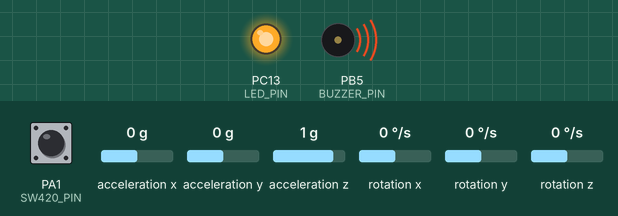
A sketch run on a simulated STM32 Black Pill. Shown: output pins drawn as LEDs (lit = HIGH), buzzer (waves = sounding, pin HIGH). Wiring (inferred from the names in the program): MPU-6050 motion sensor at I2C address 0x68. The test bench sets the inputs (shaded band); at power-on: PA1 (SW420_PIN) HIGH, acceleration x 0 g, acceleration y 0 g, acceleration z 1 g, rotation x 0 °/s, rotation y 0 °/s, rotation z 0 °/s.

Above: at 0.4 s.
Timing chart, 0 to 1.9 s (numbered marks = the images above):
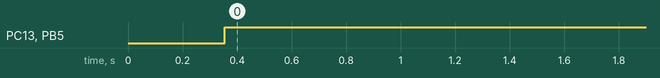

The sketch:

STM32F401CCU6_code.ino
```cpp
/*-----------------------------------------------------------
   STM32F401CCU6 (Black Pill)
   NANO-Chip Aero-Engine RT Sensor Fusion + Anomaly Detection
-------------------------------------------------------------
   Pin Assignments:
   SW-420      -> PA1
   MPU6050 SDA -> PB9
   MPU6050 SCL -> PB8
   UART TX     -> PA9  (to ESP32 GPIO16)
   UART RX     -> PA10 (from ESP32 GPIO17)
   Buzzer      -> PB5
   LED         -> PC13
-------------------------------------------------------------
   UART Packet Format (every 100 ms):
   START|ax|ay|az|gx|gy|gz|shock|END
-----------------------------------------------------------*/

#include <Wire.h>
#include <math.h>

// ===== Hardware Serial for USART1 (PA9/PA10) =====
HardwareSerial SerialSTM32(USART1);

// ===== PIN DEFINITIONS =====
#define SW420_PIN  PA1
#define LED_PIN    PC13
#define BUZZER_PIN PB5

// MPU6050 address & registers
#define MPU_ADDR 0x68
#define PWR_MGMT_1 0x6B
#define ACCEL_XOUT_H 0x3B

// MPU scales
#define ACCEL_SENS 16384.0f   // ±2g
#define GYRO_SENS 131.0f      // ±250°/s

// Debounce
#define DEBOUNCE_MS 50

// Thresholds
#define VIB_THRESHOLD 2.0f
#define GYRO_TILT_THRESHOLD 80.0f

// Sensor variables
float ax_g = 0, ay_g = 0, az_g = 0;
float gx_dps = 0, gy_dps = 0, gz_dps = 0;
float vibration_mag = 0;
int shock_state = 0;

// Debounce
int lastRawShock = 0;
int stableShock = 0;
unsigned long lastShockChange = 0;

// Packet timer
unsigned long lastSend = 0;

// ====== Setup ======
void setup() {
  pinMode(SW420_PIN, INPUT);
  pinMode(LED_PIN, OUTPUT);
  pinMode(BUZZER_PIN, OUTPUT);

  digitalWrite(LED_PIN, LOW);
  digitalWrite(BUZZER_PIN, LOW);

  // UART (PA9/PA10)
  SerialSTM32.begin(115200);

  // I2C on PB9/PB8
  Wire.setSDA(PB9);
  Wire.setSCL(PB8);
  Wire.begin();
  delay(100);

  // Wake up MPU6050
  Wire.beginTransmission(MPU_ADDR);
  Wire.write(PWR_MGMT_1);
  Wire.write(0);
  Wire.endTransmission();

  delay(200);
}

// ====== MAIN LOOP ======
void loop() {
  readMPU();
  readShock();
  computeVibration();

  bool alarm = evaluateAlarm();

  digitalWrite(BUZZER_PIN, alarm ? HIGH : LOW);
  digitalWrite(LED_PIN, alarm ? HIGH : LOW);

  if (millis() - lastSend >= 100) {
    lastSend = millis();
    sendSerialPacket();
  }

  delay(5);
}

// ====== MPU6050 ======
void readMPU() {
  Wire.beginTransmission(MPU_ADDR);
  Wire.write(ACCEL_XOUT_H);
  Wire.endTransmission(false);
  Wire.requestFrom(MPU_ADDR, 14);

  if (Wire.available() < 14) return;

  int16_t ax = (Wire.read() << 8) | Wire.read();
  int16_t ay = (Wire.read() << 8) | Wire.read();
  int16_t az = (Wire.read() << 8) | Wire.read();

  int16_t temp = (Wire.read() << 8) | Wire.read(); // ignore

  int16_t gx = (Wire.read() << 8) | Wire.read();
  int16_t gy = (Wire.read() << 8) | Wire.read();
  int16_t gz = (Wire.read() << 8) | Wire.read();

  ax_g = ax / ACCEL_SENS;
  ay_g = ay / ACCEL_SENS;
  az_g = az / ACCEL_SENS;

  gx_dps = gx / GYRO_SENS;
  gy_dps = gy / GYRO_SENS;
  gz_dps = gz / GYRO_SENS;
}

// ====== SW-420 (debounced) ======
void readShock() {
  int raw = digitalRead(SW420_PIN);

  if (raw != lastRawShock) {
    lastShockChange = millis();
    lastRawShock = raw;
  }

  if (millis() - lastShockChange > DEBOUNCE_MS) {
    stableShock = raw;
  }

  shock_state = stableShock ? 1 : 0;
}

// ====== Vibration magnitude ======
void computeVibration() {
  vibration_mag = sqrt(ax_g * ax_g + ay_g * ay_g + az_g * az_g);
}

// ====== Alarm evaluation ======
bool evaluateAlarm() {
  if (shock_state == 1) return true;
  if (vibration_mag > VIB_THRESHOLD) return true;
  if (fabs(gx_dps) > GYRO_TILT_THRESHOLD) return true;
  if (fabs(gy_dps) > GYRO_TILT_THRESHOLD) return true;

  return false;
}

// ====== UART Packet ======
void sendSerialPacket() {
  char axb[12], ayb[12], azb[12], gxb[12], gyb[12], gzb[12];

  dtostrf(ax_g, 0, 2, axb);
  dtostrf(ay_g, 0, 2, ayb);
  dtostrf(az_g, 0, 2, azb);
  dtostrf(gx_dps, 0, 2, gxb);
  dtostrf(gy_dps, 0, 2, gyb);
  dtostrf(gz_dps, 0, 2, gzb);

  char packet[200];
  snprintf(packet, sizeof(packet),
           "START|%s|%s|%s|%s|%s|%s|%d|END\n",
           axb, ayb, azb, gxb, gyb, gzb, shock_state);

  SerialSTM32.print(packet);
}
```

Measured:
- by itself, PC13 (LED_PIN), PB5 (BUZZER_PIN): LOW → HIGH at 0.36 s
